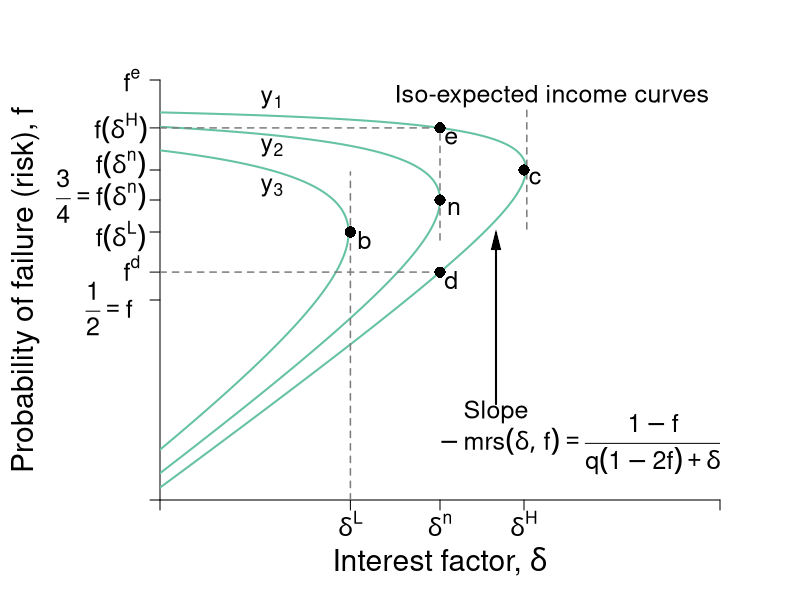

The R script that drew this image:
#Graph Designer: Simon Halliday
#Authors: Bowles, Foley and Halliday
#Title: Coordination, Conflict and Competition: A Text in Microeconomics

library(shape)
pdf(file = "credit/non_contractual_brf_part_a.pdf", width = 8, height = 6)

#Set parameters for graphics
axislabelsize <- 1.8
labelsize <- 1.5
namesize <- 1.8
annotatesize <- 1.5
graphlinewidth <- 2
segmentlinewidth <- 1.5

COL <- c("#7fc97f", "#beaed4", "#fdc086", "#ffff99", "#386cb0", "#f0027f", "#bf5b17", "#666666")
COLA <- c("#e0f3db", "#99d8c9","#66c2a4","#41ae76", "#238b45", "#005824")
COLB <- c("#c6dbef", "#4eb3d3", "#2b8cbe", "#0868ac","#084081")
grays <- gray.colors(25, start = 1, end = 0, alpha = 1)

#Edited the margins to cater for the larger LHS labels
par(mar =  c(5, 8, 4, 4))

brfFn <- function(delta, mu = 1) {
  .5 + (delta / (2 * mu)) 
}

isoreturnFn <- function(delta, pi=0.125) {
  1 - (pi)/delta
}


yFn <- function(d1, f1, mu = 1){
  mu*f1*(1 - f1) - d1*(1 - f1)
}

ylow <- function(delta, mu = 1, ybar = 0.03){
  (-sqrt(delta^2 - 2*delta*mu + mu^2 - 4*mu*ybar) + delta + mu)/(2*mu)
}

yhigh <- function(delta, mu = 1, ybar = 0.03){
  (sqrt(delta^2 - 2*delta*mu + mu^2 - 4*mu*ybar) + delta + mu)/(2*mu)
}

xlims <- c(0, 1)
ylims <- c(0, 1.05)

npts <- 501 
d1 <- seq(xlims[1], xlims[2], length.out = npts)
f1 <- seq(ylims[1], ylims[2], length.out = npts) 
a <- c(0.03, 0.0625, 0.11)

plot(0, 0, xlim = xlims, ylim = ylims, type = "n",
     xlab = expression(paste("")),
     ylab = expression(paste("")), 
     xaxt = "n", 
     yaxt = "n", 
     cex.lab = axislabelsize, 
     bty = "n", 
     xaxs="i", 
     yaxs="i"
)


# ticksy <- seq(from = 0, to = ylims[2], by = 0.1)
# ylabels <- seq(from = 0, to = ylims[2], by = 0.1)
# ticksx <- seq(from = 0, to = xlims[2], by = 0.1)
# xlabels <- seq(from = 0, to = xlims[2], by = 0.1)
ticksy <- c(ylims[1], 0.5, ylow(delta = 0.5), brfFn(delta = 0.34), brfFn(delta = 0.5), brfFn(delta = 0.65), yhigh(delta = 0.5), ylims[2])
ylabels <- c(NA, NA, NA, NA,NA,NA, NA, NA)
#ylabels <- c(NA, expression(paste(f == frac(1,2))), expression(paste(f^d)), expression(paste(f*(delta^L) )),  expression(paste(f*(delta^n) == frac(3,4))),expression(paste(f*(delta^H) )), expression(paste(f^e)), NA)
ticksx <- c(xlims[1], 0.34, 0.5, 0.65, xlims[2])
xlabels <- c(NA,  expression(paste(delta^L)), expression(paste(delta^n)), expression(paste(delta^H)), NA)

axis(1, at = ticksx, pos = 0, labels = xlabels, cex.axis = labelsize)
axis(2, at = ticksy, pos = 0, labels = ylabels, las = 1,cex.axis = labelsize)

#ylabels <- c(NA, expression(paste(f == frac(1,2))), expression(paste(f^d)), expression(paste(f*(delta^L) )),  expression(paste(f*(delta^n) == frac(3,4))),expression(paste(f*(delta^H) )), expression(paste(f^e)), NA)
text(-0.0905, 0.48, expression(paste(frac(1,2) == f)), cex = labelsize, xpd =TRUE)
text(-0.05, 0.58, expression(paste(f^d)), cex = labelsize, xpd =TRUE)
text(-0.07, 0.66, expression(paste(f*(delta^L) )), cex = labelsize, xpd =TRUE)
text(-0.105, 0.76, expression(paste(frac(3,4) == f*(delta^n) )), cex = labelsize, xpd =TRUE)
text(-0.07, 0.84, expression(paste(f*(delta^n))), cex = labelsize, xpd =TRUE)
text(-0.07, 0.93, expression(paste(f*(delta^H) )), cex = labelsize, xpd =TRUE)
text(-0.05, 1.05, expression(paste(f^e)), cex = labelsize, xpd =TRUE)
# y-labels with numeric values
# text(-0.0905, 0.48, expression(paste(frac(1,2) == f)), cex = labelsize, xpd =TRUE)
# text(-0.05, 0.58, expression(paste(0.57 == f^d)), cex = labelsize, xpd =TRUE)
# text(-0.07, 0.66, expression(paste(0.67 == f*(delta^L) )), cex = labelsize, xpd =TRUE)
# text(-0.105, 0.76, expression(paste(frac(3,4) == f*(delta^n))), cex = labelsize, xpd =TRUE)
# text(-0.07, 0.84, expression(paste(0.83 == f*(delta^n) )), cex = labelsize, xpd =TRUE)
# text(-0.07, 0.93, expression(paste(0.93 == f*(delta^H) )), cex = labelsize, xpd =TRUE)
# text(-0.05, 1.05, expression(paste(1.05f^e)), cex = labelsize, xpd =TRUE)


npts <- 503 
xx1 <- seq(xlims[1], xlims[2], length.out = npts)
xx2 <- seq(0, 1, length.out = npts)

#Draw the graphs
#lines(xx1, brfFn(xx1), col = COLA[4], lwd = graphlinewidth)

#Axis labels
mtext(expression(paste("Interest factor, ", delta)), side = 1, line = 3, cex = axislabelsize)
text(-0.24, 0.5*(ylims[2]), expression(paste("Probability of failure (risk), ", f)), xpd = TRUE, cex = axislabelsize, srt = 90) 

#Contour lines
contour(d1, f1,
        outer(d1, f1, yFn),
        drawlabels = FALSE,
        col = COLA[3],
        lwd = graphlinewidth,
        levels = a,
        xaxs="i",
        yaxs="i",
        add = TRUE)

segments(0.5, 0.65, 0.5, yhigh(delta = 0.5), lty = 2, col = grays[20] , lwd = segmentlinewidth)
segments(0, yhigh(delta = 0.5), 0.5, yhigh(delta = 0.5), lty = 2, col = grays[20] , lwd = segmentlinewidth)
segments(0, ylow(delta = 0.5), 0.5, ylow(delta = 0.5), lty = 2, col = grays[20] , lwd = segmentlinewidth)

segments(0.34,0, 0.34, brfFn(delta = 0.34) + 0.15, lty = 2, col = grays[20] , lwd = segmentlinewidth)
segments(0.655, brfFn(delta = 0.655) - 0.15, 0.655, brfFn(delta = 0.655) + 0.15, lty = 2, col = grays[20] , lwd = segmentlinewidth)

#segments(0, brfFn(delta = 0.5), 0.5, brfFn(delta = 0.5), lty = 2, col = "gray" , lwd = segmentlinewidth)

# 
# segments(8, 0, 8,indiffA(x = 8)  , lty = 2, col = "gray" , lwd = segmentlinewidth)
# segments(0, indiffA(x = 8) , 8,indiffA(x = 8)  , lty = 2, col = "gray" , lwd = segmentlinewidth)

text(0.5+ 0.025, brfFn(delta = 0.5) - 0.02, expression(paste(n)), cex = labelsize)
points(0.5, brfFn(delta = 0.5), pch = 16, col = "black", cex = 1.5)
text(0.34+ 0.025, brfFn(delta = 0.34) - 0.02, expression(paste(b)), cex = labelsize)
points(0.34, brfFn(delta = 0.34), pch = 16, col = "black", cex = 1.5)
text(0.65+ 0.02, brfFn(delta = 0.65) - 0.02, expression(paste(c)), cex = labelsize)
points(0.65, brfFn(delta = 0.65), pch = 16, col = "black", cex = 1.5)

text(0.5+ 0.02, ylow(delta = 0.5) - 0.02, expression(paste(d)), cex = labelsize)
points(0.5, ylow(delta = 0.5), pch = 16, col = "black", cex = 1.5)
text(0.5+ 0.02, yhigh(delta = 0.5) - 0.025, expression(paste(e)), cex = labelsize)
points(0.5, yhigh(delta = 0.5), pch = 16, col = "black", cex = 1.5)



text(0.7, 1.01, expression(paste("Iso-expected income curves")), cex = labelsize)
#text(0.3, 1.01, expression(paste(y[1] == y^L)), cex = labelsize)
#text(0.3, 0.88, expression(paste(y[2] == y^{NE})), cex = labelsize)
#text(0.2, 0.75, expression(paste(y[3] == y^H)), cex = labelsize)
text(0.2, 1, expression(paste(y[1])), cex = labelsize)
text(0.2, 0.88, expression(paste(y[2])), cex = labelsize)
text(0.2, 0.78, expression(paste(y[3])), cex = labelsize)
text(0.6, 0.22, expression(Slope), cex = labelsize)
text(0.75, 0.14, expression(paste(-mrs(delta, f) == frac(1 - f, q*(1 - 2*f) + delta))), cex = labelsize)
Arrows(0.6, 0.24, 0.6, 0.65, col = "black", lty = 1, lwd = 2, arr.type = "triangle", arr.lwd = 0.5)

#text(0.85, 0.68, expression(paste("A's Best Response")), cex = labelsize, xpd  = TRUE)
#text(0.85, 0.63, expression(paste("function")), cex = labelsize, xpd  = TRUE)
#text(0.86, 0.55, expression(paste("Slope ", phantom() == frac(1, 2*q))), cex = labelsize, xpd  = TRUE)
#Arrows(0.85, 0.73, 0.85, 0.89, col = "black", lty = 1, lwd = 2, arr.type = "triangle", arr.lwd = 0.5)

dev.off()
